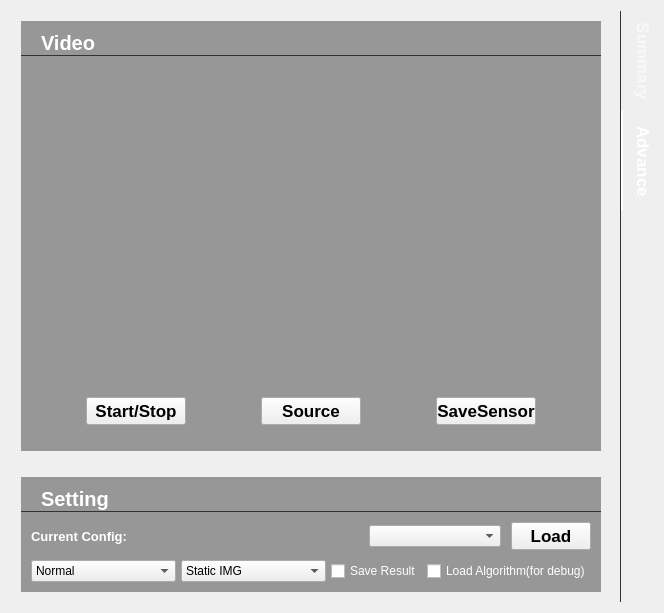
              <widget class="QWidget" name="Run">
               <property name="styleSheet">
                <string notr="true">QWidget#run_controlwidget
{
	background-color: rgba(50, 50, 50, 120);	
	margin:10px;		
}

#run_video
{
	background-color: rgba(50, 50, 50, 120);
	margin-top:10px;
	margin-right:10px;
	margin-left:10px;
}
#run_videocontrol
{
	background-color: rgba(50, 50, 50, 120);
	margin-bottom:10px;
	margin-right:10px;
	margin-left:10px;
}
QLabel
{
color:white;
font:bold 10pt Arial;
qproperty-alignment: AlignVCenter;

}
QLabel#run_videolabel,#run_settingLabel{color:white;
border-style:outset;
border-bottom-width:1px;
border-color:rgba(50,50,50,255);
font:bold 15pt Arial;
padding-left:15px;
margin-top:10px;
}


QCheckBox{color:white;}

QTabWidget::tab-bar{alignment:left;}
QTabBar::tab{
	width:100px;
	height:100px;
    color: rgb(255,255,255);
    background-color: rgba(0,0,0,0);  
padding-left:-30px; 
padding-right:-40px;
font-weight:bold;
font-family:Arial;
font-size:13pt;
}
QTabBar::tab:selectd{background-color:rgba(0,0,0,0);border-style:outset;border-left-width: 2px;border-bottom-width:0px;border-color: rgba(255,255,255,255);padding-top:0px;}
QTabBar::tab:!selected{color:rgba(255,255,255,150);background-color:rgba(0,0,0,0);border-style:outset;border-left-width: 2px;border-color:rgba(50,50,50,0);}
QTabBar::tab:!selected:hover{color:rgba(255,255,255,255);background-color:rgba(0,0,0,0);border-style:outset;border-left-width: 2px;border-color:rgba(50,50,50,0);}
QTabWidget::pane{background-color:rgba(0,0,0,0);border-style:outset;border-right-width:1px;border-top-width:0px;border-color:rgba(50,50,50,255);}
QPushButton{font:bold 9pt Arial;}
QPushButton#run_videocontrolButton,#run_videosourceButton,#run_videosavesensorButton,#run_processmodeLoadButton{
font:bold 13pt Arial;}
</string>
               </property>
               <layout class="QHBoxLayout" name="horizontalLayout_14" stretch="9,5">
                <item>
                 <layout class="QVBoxLayout" name="verticalLayout_6" stretch="5,2">
                  <item>
                   <layout class="QVBoxLayout" name="run_videolayout">
                    <property name="spacing">
                     <number>0</number>
                    </property>
                    <property name="leftMargin">
                     <number>0</number>
                    </property>
                    <property name="topMargin">
                     <number>0</number>
                    </property>
                    <property name="rightMargin">
                     <number>0</number>
                    </property>
                    <property name="bottomMargin">
                     <number>0</number>
                    </property>
                    <item>
                     <widget class="QWidget" name="run_video" native="true">
                      <property name="sizePolicy">
                       <sizepolicy hsizetype="Preferred" vsizetype="Preferred">
                        <horstretch>0</horstretch>
                        <verstretch>0</verstretch>
                       </sizepolicy>
                      </property>
                      <property name="minimumSize">
                       <size>
                        <width>600</width>
                        <height>370</height>
                       </size>
                      </property>
                      <property name="maximumSize">
                       <size>
                        <width>56040</width>
                        <height>31555</height>
                       </size>
                      </property>
                      <property name="sizeIncrement">
                       <size>
                        <width>0</width>
                        <height>0</height>
                       </size>
                      </property>
                      <property name="baseSize">
                       <size>
                        <width>600</width>
                        <height>370</height>
                       </size>
                      </property>
                      <layout class="QVBoxLayout" name="verticalLayout_10">
                       <property name="spacing">
                        <number>5</number>
                       </property>
                       <property name="leftMargin">
                        <number>10</number>
                       </property>
                       <property name="topMargin">
                        <number>10</number>
                       </property>
                       <property name="rightMargin">
                        <number>10</number>
                       </property>
                       <property name="bottomMargin">
                        <number>0</number>
                       </property>
                       <item>
                        <widget class="QLabel" name="run_videolabel">
                         <property name="sizePolicy">
                          <sizepolicy hsizetype="Expanding" vsizetype="Fixed">
                           <horstretch>0</horstretch>
                           <verstretch>0</verstretch>
                          </sizepolicy>
                         </property>
                         <property name="text">
                          <string>Video</string>
                         </property>
                        </widget>
                       </item>
                       <item>
                        <widget class="MultiImageWidget" name="run_videoinputwidget" native="true"/>
                       </item>
                      </layout>
                     </widget>
                    </item>
                    <item>
                     <widget class="QWidget" name="run_videocontrol" native="true">
                      <property name="sizePolicy">
                       <sizepolicy hsizetype="Expanding" vsizetype="Fixed">
                        <horstretch>0</horstretch>
                        <verstretch>0</verstretch>
                       </sizepolicy>
                      </property>
                      <property name="minimumSize">
                       <size>
                        <width>0</width>
                        <height>80</height>
                       </size>
                      </property>
                      <property name="maximumSize">
                       <size>
                        <width>16777215</width>
                        <height>80</height>
                       </size>
                      </property>
                      <layout class="QGridLayout" name="gridLayout_5">
                       <property name="leftMargin">
                        <number>0</number>
                       </property>
                       <property name="topMargin">
                        <number>0</number>
                       </property>
                       <property name="rightMargin">
                        <number>0</number>
                       </property>
                       <property name="bottomMargin">
                        <number>20</number>
                       </property>
                       <property name="spacing">
                        <number>0</number>
                       </property>
                       <item row="0" column="0">
                        <widget class="QPushButton" name="run_videocontrolButton">
                         <property name="sizePolicy">
                          <sizepolicy hsizetype="Fixed" vsizetype="Fixed">
                           <horstretch>0</horstretch>
                           <verstretch>0</verstretch>
                          </sizepolicy>
                         </property>
                         <property name="minimumSize">
                          <size>
                           <width>100</width>
                           <height>0</height>
                          </size>
                         </property>
                         <property name="maximumSize">
                          <size>
                           <width>100</width>
                           <height>16777215</height>
                          </size>
                         </property>
                         <property name="text">
                          <string>Start/Stop</string>
                         </property>
                        </widget>
                       </item>
                       <item row="0" column="2">
                        <widget class="QPushButton" name="run_videosourceButton">
                         <property name="sizePolicy">
                          <sizepolicy hsizetype="Fixed" vsizetype="Fixed">
                           <horstretch>0</horstretch>
                           <verstretch>0</verstretch>
                          </sizepolicy>
                         </property>
                         <property name="minimumSize">
                          <size>
                           <width>100</width>
                           <height>0</height>
                          </size>
                         </property>
                         <property name="maximumSize">
                          <size>
                           <width>100</width>
                           <height>16777215</height>
                          </size>
                         </property>
                         <property name="text">
                          <string>Source</string>
                         </property>
                        </widget>
                       </item>
                       <item row="0" column="3">
                        <widget class="QPushButton" name="run_videosavesensorButton">
                         <property name="sizePolicy">
                          <sizepolicy hsizetype="Fixed" vsizetype="Fixed">
                           <horstretch>0</horstretch>
                           <verstretch>0</verstretch>
                          </sizepolicy>
                         </property>
                         <property name="minimumSize">
                          <size>
                           <width>100</width>
                           <height>0</height>
                          </size>
                         </property>
                         <property name="maximumSize">
                          <size>
                           <width>100</width>
                           <height>16777215</height>
                          </size>
                         </property>
                         <property name="text">
                          <string>SaveSensor</string>
                         </property>
                        </widget>
                       </item>
                      </layout>
                     </widget>
                    </item>
                   </layout>
                  </item>
                  <item>
                   <widget class="QWidget" name="run_controlwidget" native="true">
                    <layout class="QVBoxLayout" name="verticalLayout_7">
                     <property name="spacing">
                      <number>10</number>
                     </property>
                     <property name="leftMargin">
                      <number>10</number>
                     </property>
                     <property name="topMargin">
                      <number>10</number>
                     </property>
                     <property name="rightMargin">
                      <number>10</number>
                     </property>
                     <property name="bottomMargin">
                      <number>10</number>
                     </property>
                     <item>
                      <widget class="QLabel" name="run_settingLabel">
                       <property name="sizePolicy">
                        <sizepolicy hsizetype="Expanding" vsizetype="Fixed">
                         <horstretch>0</horstretch>
                         <verstretch>0</verstretch>
                        </sizepolicy>
                       </property>
                       <property name="text">
                        <string>Setting</string>
                       </property>
                      </widget>
                     </item>
                     <item>
                      <layout class="QHBoxLayout" name="horizontalLayout_15" stretch="3,2">
                       <property name="spacing">
                        <number>5</number>
                       </property>
                       <property name="leftMargin">
                        <number>10</number>
                       </property>
                       <property name="rightMargin">
                        <number>10</number>
                       </property>
                       <item>
                        <widget class="QLabel" name="run_currentconfigLabel">
                         <property name="sizePolicy">
                          <sizepolicy hsizetype="Preferred" vsizetype="Expanding">
                           <horstretch>0</horstretch>
                           <verstretch>0</verstretch>
                          </sizepolicy>
                         </property>
                         <property name="text">
                          <string>Current Config: </string>
                         </property>
                        </widget>
                       </item>
                       <item>
                        <layout class="QHBoxLayout" name="run_controlconfiglayout" stretch="5,1">
                         <property name="spacing">
                          <number>10</number>
                         </property>
                         <item>
                          <widget class="QComboBox" name="run_processmodeConfigBox">
                           <property name="sizePolicy">
                            <sizepolicy hsizetype="Preferred" vsizetype="Fixed">
                             <horstretch>0</horstretch>
                             <verstretch>0</verstretch>
                            </sizepolicy>
                           </property>
                           <property name="minimumSize">
                            <size>
                             <width>0</width>
                             <height>0</height>
                            </size>
                           </property>
                           <property name="maximumSize">
                            <size>
                             <width>16777215</width>
                             <height>16777215</height>
                            </size>
                           </property>
                          </widget>
                         </item>
                         <item>
                          <widget class="QPushButton" name="run_processmodeLoadButton">
                           <property name="sizePolicy">
                            <sizepolicy hsizetype="Preferred" vsizetype="Fixed">
                             <horstretch>0</horstretch>
                             <verstretch>0</verstretch>
                            </sizepolicy>
                           </property>
                           <property name="minimumSize">
                            <size>
                             <width>0</width>
                             <height>0</height>
                            </size>
                           </property>
                           <property name="maximumSize">
                            <size>
                             <width>16777215</width>
                             <height>16777215</height>
                            </size>
                           </property>
                           <property name="text">
                            <string>Load</string>
                           </property>
                          </widget>
                         </item>
                        </layout>
                       </item>
                      </layout>
                     </item>
                     <item>
                      <layout class="QHBoxLayout" name="horizontalLayout_16" stretch="1,1,0,1">
                       <property name="spacing">
                        <number>5</number>
                       </property>
                       <property name="leftMargin">
                        <number>10</number>
                       </property>
                       <property name="rightMargin">
                        <number>10</number>
                       </property>
                       <property name="bottomMargin">
                        <number>10</number>
                       </property>
                       <item>
                        <widget class="QComboBox" name="run_algrunmodeBox">
                         <property name="minimumSize">
                          <size>
                           <width>0</width>
                           <height>0</height>
                          </size>
                         </property>
                         <property name="maximumSize">
                          <size>
                           <width>16777215</width>
                           <height>16777215</height>
                          </size>
                         </property>
                         <item>
                          <property name="text">
                           <string>Normal</string>
                          </property>
                         </item>
                         <item>
                          <property name="text">
                           <string>Debug</string>
                          </property>
                         </item>
                        </widget>
                       </item>
                       <item>
                        <widget class="QComboBox" name="run_algsourceBox">
                         <property name="minimumSize">
                          <size>
                           <width>0</width>
                           <height>0</height>
                          </size>
                         </property>
                         <property name="maximumSize">
                          <size>
                           <width>16777215</width>
                           <height>16777215</height>
                          </size>
                         </property>
                         <item>
                          <property name="text">
                           <string>Static IMG</string>
                          </property>
                         </item>
                         <item>
                          <property name="text">
                           <string>Sensor IMG</string>
                          </property>
                         </item>
                        </widget>
                       </item>
                       <item>
                        <widget class="QCheckBox" name="run_saveResultBox">
                         <property name="sizePolicy">
                          <sizepolicy hsizetype="Preferred" vsizetype="Fixed">
                           <horstretch>0</horstretch>
                           <verstretch>0</verstretch>
                          </sizepolicy>
                         </property>
                         <property name="minimumSize">
                          <size>
                           <width>0</width>
                           <height>0</height>
                          </size>
                         </property>
                         <property name="maximumSize">
                          <size>
                           <width>16777215</width>
                           <height>16777215</height>
                          </size>
                         </property>
                         <property name="text">
                          <string>Save Result</string>
                         </property>
                        </widget>
                       </item>
                       <item>
                        <widget class="QCheckBox" name="run_processmodeAlgBox">
                         <property name="sizePolicy">
                          <sizepolicy hsizetype="Preferred" vsizetype="Fixed">
                           <horstretch>0</horstretch>
                           <verstretch>0</verstretch>
                          </sizepolicy>
                         </property>
                         <property name="minimumSize">
                          <size>
                           <width>0</width>
                           <height>0</height>
                          </size>
                         </property>
                         <property name="maximumSize">
                          <size>
                           <width>16777215</width>
                           <height>16777215</height>
                          </size>
                         </property>
                         <property name="text">
                          <string>Load Algorithm(for debug)</string>
                         </property>
                        </widget>
                       </item>
                      </layout>
                     </item>
                    </layout>
                   </widget>
                  </item>
                 </layout>
                </item>
                <item>
                 <widget class="QTabWidget" name="run_resulttabWidget">
                  <property name="minimumSize">
                   <size>
                    <width>0</width>
                    <height>0</height>
                   </size>
                  </property>
                  <property name="tabPosition">
                   <enum>QTabWidget::East</enum>
                  </property>
                  <property name="currentIndex">
                   <number>1</number>
                  </property>
                  <widget class="QWidget" name="result_summarysubWidget">
                   <attribute name="title">
                    <string>Summary</string>
                   </attribute>
                  </widget>
                  <widget class="QWidget" name="result_advancedsubWidget">
                   <attribute name="title">
                    <string>Advance</string>
                   </attribute>
                   <layout class="QVBoxLayout" name="result_advancedLayout">
                    <property name="spacing">
                     <number>0</number>
                    </property>
                    <property name="leftMargin">
                     <number>0</number>
                    </property>
                    <property name="topMargin">
                     <number>0</number>
                    </property>
                    <property name="rightMargin">
                     <number>0</number>
                    </property>
                    <property name="bottomMargin">
                     <number>0</number>
                    </property>
                   </layout>
                  </widget>
                 </widget>
                </item>
               </layout>
              </widget>
